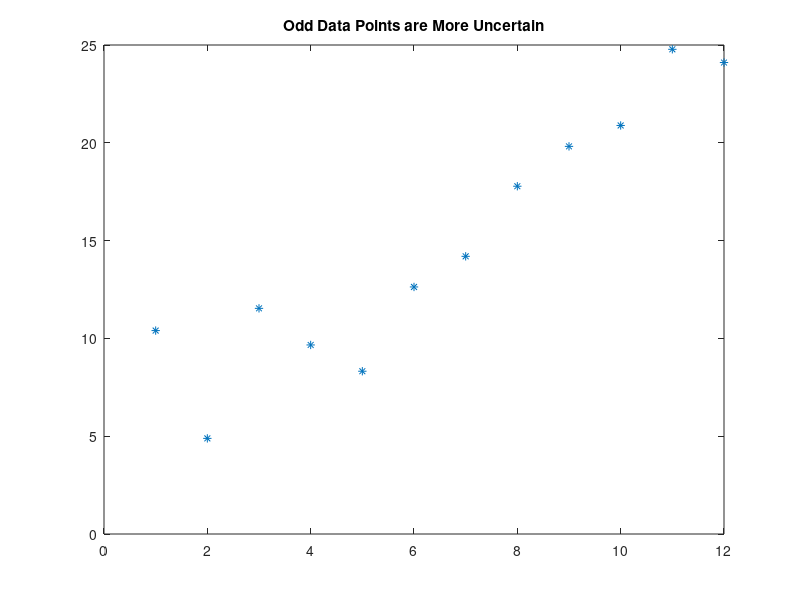
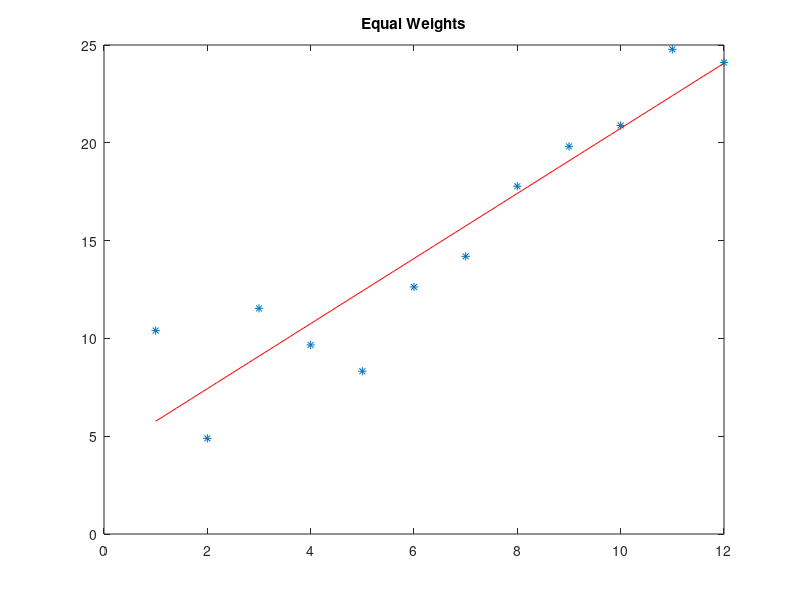
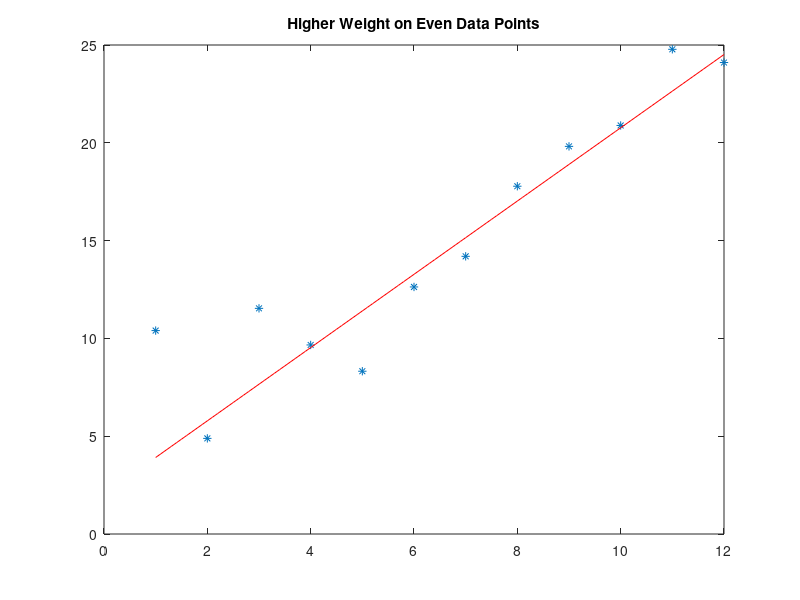

Source code (MATLAB) for these figures, in order:
%close all
noise=rand(1,12);
noise=2*(noise-0.5);
n=length(noise);
I=1:2:n;
delta=10;
noise(I)=delta*noise(I);

x=1:n;
y=1+2*x+noise;

figure(1)
plot(x,y,'*')
title('Odd Data Points are More Uncertain')

%Regression for y = a0 + a1 *x

Y=y'
A=[ones(n,1) x'];

%Un-weighted least squares

alpha=inv(A'*A)*A'*Y;
a0=alpha(1)
a1=alpha(2)

figure(2)
plot(x,y,'*'), hold on
title('Equal Weights')
xx=[1:.1:n];
plot(xx,a0+a1*xx,'r'), hold off

%Weighted least squares

M=ones(1,n);
M(I)=1/delta;
M=diag(M);
alphaW=inv(A'*M*A)*A'*M*Y;
a0W=alphaW(1)
a1W=alphaW(2)
figure(3)
plot(x,y,'*'), hold on
title('Higher Weight on Even Data Points')
xx=[1:.1:n];
plot(xx,a0W+a1W*xx,'r'), hold off


